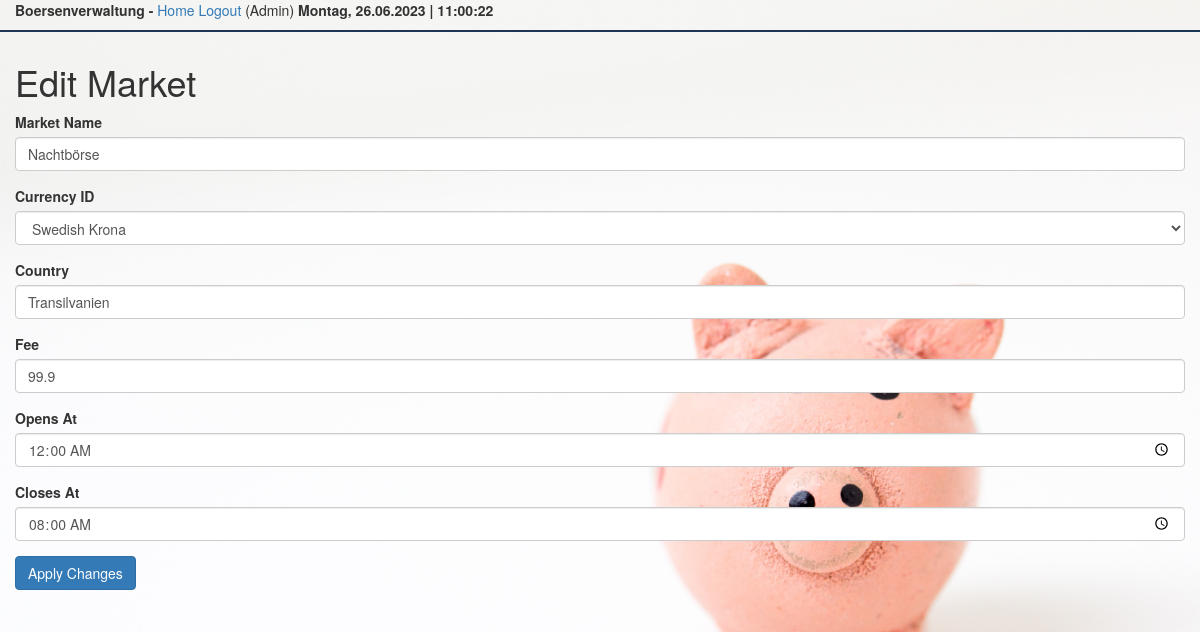
/editmarket/6 (signed in), run on an earlier commit of the app's database.
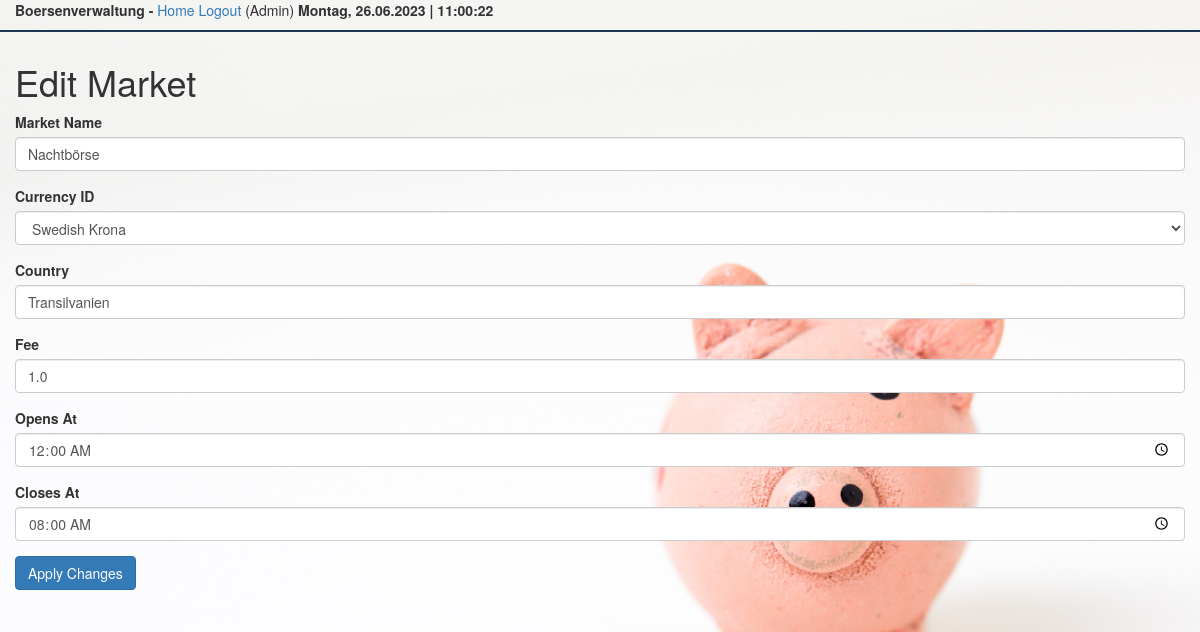
And on a later commit of the database.
### app/models.py (models this page shows, shortened)
class Market(db.Model):
    market_id = Column(Integer, primary_key=True)
    market_name = Column(Text, unique=True, nullable=False)
    opens_at = Column(Time, nullable=False)
    closes_at = Column(Time, nullable=False)
    market_currency_id = Column(Integer, nullable=False)
    market_country = Column(Text, nullable=False)
    market_fee = Column(Float, nullable=False)

### app/routes.py (the view)
@app.route('/editmarket/<market_id>', methods=['GET', 'POST'])
def edit_market(market_id):
    if not current_user.admin_tag:
        flash("Insufficient permission!")
        return redirect(url_for('index'))
    market = Market.query.get(market_id)
    form = EditMarketForm(obj=market)
    if form.validate_on_submit():
        market.market_name = form.market_name.data
        market.market_currency_id = form.market_currency_id.data
        market.market_country = form.market_country.data
        market.market_fee = form.market_fee.data
        market.opens_at = form.opens_at.data
        market.closes_at = form.closes_at.data
        db.session.commit()
        flash('Your changes have been saved.')
        return redirect(url_for('index'))
    elif request.method == 'GET':
        return render_template('edit_market.html', title='Edit Market', form=form)

### app/forms.py
class EditMarketForm(FlaskForm):
    market_name = StringField('Market Name', validators=[DataRequired()])
    market_currency_id = SelectField('Currency ID', coerce=int, validators=[DataRequired()])
    market_country = StringField('Country', validators=[DataRequired()])
    market_fee = FloatField('Fee', validators=[DataRequired()])
    opens_at = TimeField('Opens At', validators=[DataRequired()])
    closes_at = TimeField('Closes At', validators=[DataRequired()])
    submit = SubmitField('Apply Changes')
    def __init__(self, *args, **kwargs):
        super(EditMarketForm, self).__init__(*args, **kwargs)
        self.market_currency_id.choices = [(currency.market_currency_id, currency.market_currency_name) for currency in
                                           Currency.query.all()]

### app/models.py (called while the page is built)
@login.user_loader
def load_user(id):
    return User.query.get(int(id))

### app/routes.py (called while the page is built)
@app.context_processor
def inject_datetime():
    return {'current_time': datetime.utcnow()}

@app.before_request
def before_request():
    if current_user.is_authenticated:
        current_user.last_seen = datetime.utcnow()
        db.session.commit()

### app/templates/edit_market.html (shortened to what this page needs)
{% extends "base.html" %}
{% block content %}
    <div class="container-fluid">
    <h1>Edit Market</h1>
        <form action="" method="POST">
            <div class="form-group">
                {{ form.market_name.label }}
                {{ form.market_name(class="form-control") }}
            </div>
            <div class="form-group">
                {{ form.market_currency_id.label }}
                {{ form.market_currency_id(class="form-control") }}
            </div>
            <div class="form-group">
                {{ form.market_country.label }}
                {{ form.market_country(class="form-control") }}
            </div>
            <div class="form-group">
                {{ form.market_fee.label }}
                {{ form.market_fee(class="form-control") }}
            </div>
            <div class="form-group">
                {{ form.opens_at.label }}
                {{ form.opens_at(class="form-control") }}
            </div>
            <div class="form-group">
                {{ form.closes_at.label }}
                {{ form.closes_at(class="form-control") }}
            </div>
            <div class="form-group">
                {{ form.submit(class="btn btn-primary") }}
            </div>
        </form>
    </div>
{% endblock %}

What changed in the data, as far as the page shows it:
changed Market "Nachtbörse": market_fee "99.9" → "1.0"
